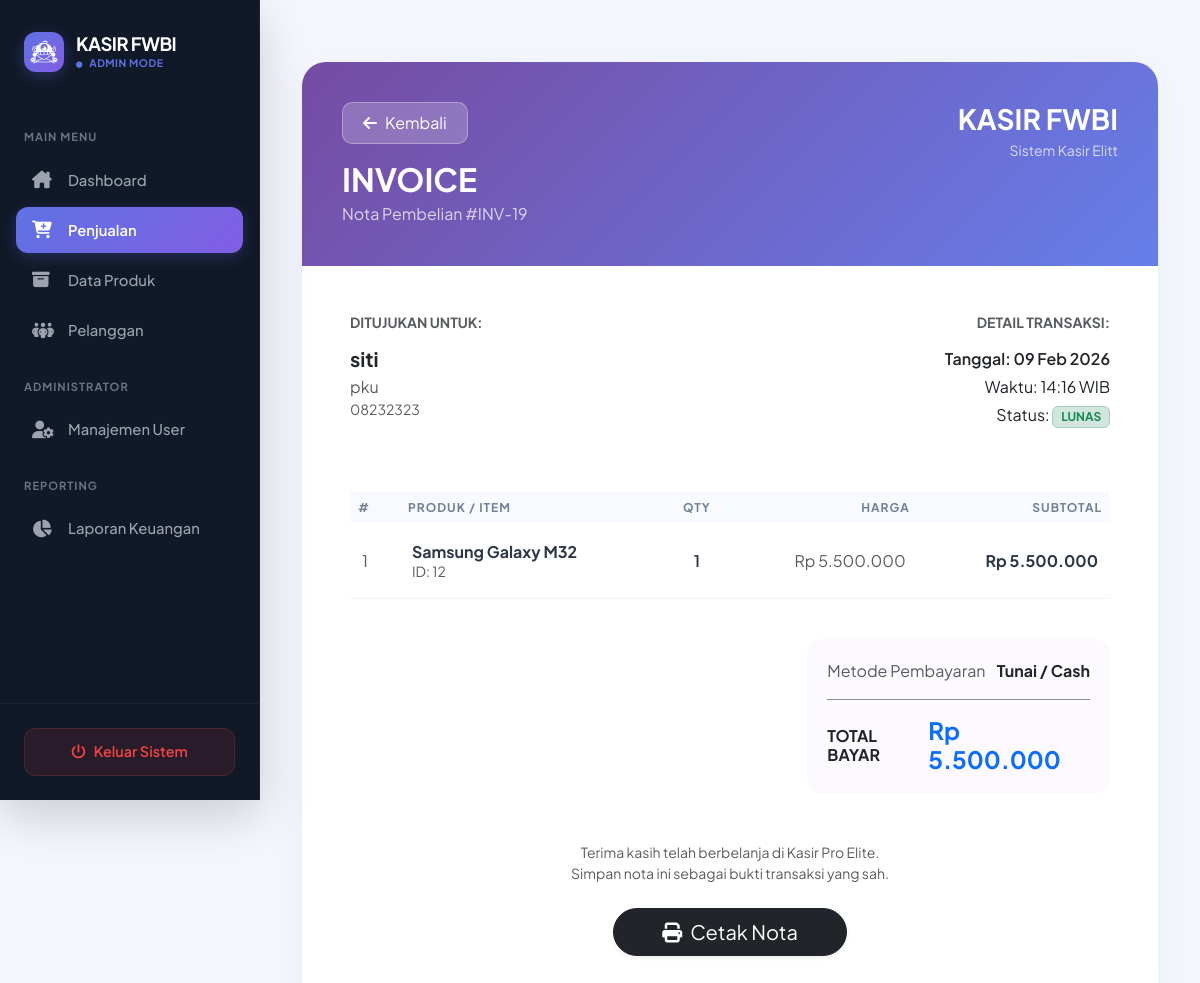
Screenshot of /admin/penjualan/detail.php?id=19 (signed in) with the database file from the repository.
### tables this page shows
CREATE TABLE `penjualan` (
  `PenjualanID` int(11) NOT NULL,
  `TanggalPenjualan` datetime NOT NULL DEFAULT current_timestamp(),
  `TotalHarga` decimal(10,2) NOT NULL,
  `PelangganID` int(11) NOT NULL
);

CREATE TABLE `pelanggan` (
  `PelangganID` int(11) NOT NULL,
  `NamaPelanggan` varchar(255) NOT NULL,
  `Alamat` text NOT NULL,
  `NomorTelepon` varchar(15) NOT NULL
);

CREATE TABLE `detailpenjualan` (
  `DetailID` int(11) NOT NULL,
  `PenjualanID` int(11) NOT NULL,
  `ProdukID` int(11) NOT NULL,
  `JumlahProduk` int(11) NOT NULL,
  `Subtotal` decimal(10,2) NOT NULL
);

CREATE TABLE `produk` (
  `ProdukID` int(11) NOT NULL,
  `NamaProduk` varchar(255) NOT NULL,
  `Harga` decimal(10,2) NOT NULL,
  `Stok` int(11) NOT NULL
);

### admin/penjualan/detail.php (the view, shortened to what this page needs)
<?php
include '../../main/connect.php';
$id = mysqli_real_escape_string($conn, $_GET['id']);
$query = mysqli_query($conn, "SELECT * FROM penjualan
         JOIN pelanggan ON penjualan.PelangganID = pelanggan.PelangganID
         WHERE PenjualanID = '$id'");
$data = mysqli_fetch_array($query);
?>
<!DOCTYPE html>
<html lang="id">
<head>
    <link href="https://cdn.jsdelivr.net/npm/bootstrap@5.3.0/dist/css/bootstrap.min.css" rel="stylesheet">
    <link rel="stylesheet" href="https://cdnjs.cloudflare.com/ajax/libs/font-awesome/6.4.0/css/all.min.css">
    <link rel="stylesheet" href="https://cdnjs.cloudflare.com/ajax/libs/animate.css/4.1.1/animate.min.css"/>
</head>
<body>
<div class="d-flex">
    <div class="no-print">
        <?php include '../../template/sidebar.php'; ?>
    </div>
    <div class="main-content">
        <div class="container py-2">
            <div class="invoice-card animate__animated animate__fadeIn">
                <div class="invoice-header d-flex justify-content-between align-items-start">
                    <div>
                        <a href="index.php" class="btn btn-back no-print mb-3 text-decoration-none small">
                            <i class="fas fa-arrow-left me-2"></i>Kembali
                        </a>
                        <h2 class="fw-bold mb-1">INVOICE</h2>
                        <p class="mb-0 opacity-75">Nota Pembelian #INV-<?= $id; ?></p>
                    </div>
                    <div class="text-end">
                        <h3 class="fw-bold mb-1">KASIR FWBI</h3>
                        <p class="mb-0 opacity-75 small">Sistem Kasir Elitt</p>
                    </div>
                </div>
                <div class="card-body p-4 p-md-5">
                    <div class="row mb-5">
                        <div class="col-6">
                            <h6 class="text-muted small text-uppercase fw-bold mb-3">Ditujukan Untuk:</h6>
                            <h5 class="fw-bold text-dark mb-1"><?= $data['NamaPelanggan']; ?></h5>
                            <p class="text-muted mb-0"><?= $data['Alamat'] ?? 'Pelanggan Setia Kasir Pro'; ?></p>
                            <p class="text-muted small"><?= $data['NomorTelepon'] ?? ''; ?></p>
                        </div>
                        <div class="col-6 text-end">
                            <h6 class="text-muted small text-uppercase fw-bold mb-3">Detail Transaksi:</h6>
                            <p class="text-dark mb-1 fw-semibold">Tanggal: <?= date('d M Y', strtotime($data['TanggalPenjualan'])); ?></p>
                            <p class="text-dark mb-1">Waktu: <?= date('H:i', strtotime($data['TanggalPenjualan'])); ?> WIB</p>
                            <p class="text-dark">Status: <span class="badge bg-success-subtle text-success border border-success-subtle">LUNAS</span></p>
                        </div>
                    </div>
                    <div class="table-responsive mb-4">
                        <table class="table align-middle">
                            <thead>
                                <tr>
                                    <th style="width: 50px;">#</th>
                                    <th>Produk / Item</th>
                                    <th class="text-center">Qty</th>
                                    <th class="text-end">Harga</th>
                                    <th class="text-end">Subtotal</th>
                                </tr>
                            </thead>
                            <tbody>
                                <?php
                                $no = 1;
                                $detail = mysqli_query($conn, "SELECT * FROM detailpenjualan
                                          JOIN produk ON detailpenjualan.ProdukID = produk.ProdukID
                                          WHERE PenjualanID = '$id'");
                                while($d = mysqli_fetch_array($detail)){
                                ?>
                                <tr>
                                    <td class="text-muted"><?= $no++; ?></td>
                                    <td>
                                        <div class="fw-bold"><?= $d['NamaProduk']; ?></div>
                                        <small class="text-muted">ID: <?= $d['ProdukID']; ?></small>
                                    </td>
                                    <td class="text-center fw-semibold"><?= $d['JumlahProduk']; ?></td>
                                    <td class="text-end text-muted">Rp <?= number_format($d['Harga'], 0, ',', '.'); ?></td>
                                    <td class="text-end fw-bold">Rp <?= number_format($d['Subtotal'], 0, ',', '.'); ?></td>
                                </tr>
                                <?php } ?>
                            </tbody>
                        </table>
                    </div>
                    <div class="row justify-content-end">
                        <div class="col-md-5">
                            <div class="total-section">
                                <div class="d-flex justify-content-between mb-2">
                                    <span class="text-muted">Metode Pembayaran</span>
                                    <span class="fw-bold text-dark">Tunai / Cash</span>
                                </div>
                                <hr class="my-3 opacity-50">
                                <div class="d-flex justify-content-between align-items-center">
                                    <span class="h6 mb-0 fw-bold">TOTAL BAYAR</span>
                                    <span class="h4 mb-0 fw-bold text-primary">Rp <?= number_format($data['TotalHarga'], 0, ',', '.'); ?></span>
                                </div>
                            </div>
                        </div>
                    </div>
                    <div class="text-center mt-5">
                        <p class="text-muted small">Terima kasih telah berbelanja di Kasir Pro Elite.<br>Simpan nota ini sebagai bukti transaksi yang sah.</p>
                        <div class="no-print mt-4 d-flex justify-content-center gap-2">
                            <button onclick="window.print()" class="btn btn-dark btn-lg px-5 rounded-pill shadow-sm">
                                <i class="fas fa-print me-2"></i>Cetak Nota
                            </button>
                        </div>
                    </div>
                </div>
            </div>
        </div>
    </div>
</div>
</body>
</html>

### admin/penjualan/detail.php (style rules this page uses)
:root { --primary-gradient: linear-gradient(135deg, #764ba2 0%, #667eea 100%); }
body { font-family: 'Plus Jakarta Sans', sans-serif; background-color: #f4f7fe; }
.main-content { padding: 30px; width: 100%; }
.invoice-card { background: white; border-radius: 24px; border: none; box-shadow: 0 10px 40px rgba(0,0,0,0.05); overflow: hidden; }
.invoice-header { background: var(--primary-gradient); padding: 40px; color: white; }
.table thead th { background: #f8faff; color: #718096; font-size: 0.75rem; text-transform: uppercase; letter-spacing: 1px; border: none; }
.table tbody td { padding: 18px 12px; border-bottom: 1px solid #f1f4f8; color: #2d3748; }
.total-section { background: #fcfaff; border-radius: 15px; padding: 20px; }
.btn-back { background: rgba(255, 255, 255, 0.2); color: white; border: 1px solid rgba(255, 255, 255, 0.3); backdrop-filter: blur(5px); padding: 8px 20px; border-radius: 10px; transition: 0.3s; }

### template/sidebar.php (style rules this page uses)
:root { --sidebar-bg: #111827; --accent-color: #5e72e4; --hover-bg: rgba(255, 255, 255, 0.05); --text-gray: #9ca3af; }

### rows the page displays
penjualan: PelangganID.NamaPelanggan "siti", PelangganID.Alamat "pku", PelangganID.NomorTelepon "08232323", TanggalPenjualan "09 Feb 2026", TanggalPenjualan "14:16", TotalHarga "5.500.000"
detailpenjualan: ProdukID.NamaProduk "Samsung Galaxy M32", ProdukID.ProdukID "12", JumlahProduk "1", ProdukID.Harga "5.500.000", Subtotal "5.500.000"

### other values shown
$_SESSION['role'] "ADMIN"
$id "19"
